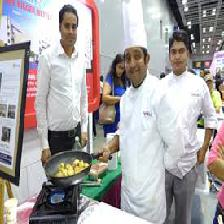
#> input picture components/stitching/out.png, 224 x 224 px
$ python -i stitching.py   (imports and definitions only)
#> lines starting #> are read from the running program, lines starting #| are printed output that depends on the picture; pictures that were not available may be replaced by others from this repository, and a replacement may not be noted
import os
import sys
os.environ['OPENCV_IO_MAX_IMAGE_PIXELS']=str(2**64)
import cv2
import numpy as np
import time
import shutil
from pathlib import Path

_DEBUG_ = sys.stdin.isatty();

def _join(base, path):
    return os.path.join(base, path);

# [6 lines left out: function _getFirstFile, not called in this run]

def loopstitch(inputDir, outputPath):
#> called with outputPath = 'out.png'
    fileList = os.listdir(inputDir);
    shutil.copy(_join(inputDir, fileList[0]), outputPath)

    for indx, f in enumerate(fileList, start = 1):
        if (indx > len(fileList) - 1):
            break
        img_left = outputPath
        img_right = _join(inputDir, fileList[indx])
        comp = stitch(img_left, img_right)
        if (_DEBUG_):
           print("write to " + outputPath)
        ## command to save the composite
        cv2.imwrite(outputPath, comp)

    comp_rotate = rotate_img(cv2.imread(outputPath), 90)
    cv2.imwrite(outputPath, comp_rotate)
    if (_DEBUG_):
       print("comp_rotate written")
    return comp_rotate

# [69 lines left out: functions stitch, trim, not called in this run]

def rotate_img(image, angle):
    # grab the dimensions of the image and then determine the
    # center
#> called with angle = 90
    (h, w) = image.shape[:2]
#> h = 224; w = 224
    (cX, cY) = (w // 2, h // 2)
#> cX = 112; cY = 112

    # grab the rotation matrix (applying the negative of the
    # angle to rotate clockwise), then grab the sine and cosine
    # (i.e., the rotation components of the matrix)
    M = cv2.getRotationMatrix2D((cX, cY), angle, 1.0)
#> M = [[6.12e-17, 1, -1.42e-14], [-1, 6.12e-17, 224]]
    cos = np.abs(M[0, 0])
#> cos = 6.12e-17
    sin = np.abs(M[0, 1])
#> sin = 1

    # compute the new bounding dimensions of the image
    nW = int((h * sin) + (w * cos))
#> nW = 224
    nH = int((h * cos) + (w * sin))
#> nH = 224

    # adjust the rotation matrix to take into account translation
    M[0, 2] += (nW / 2) - cX
    M[1, 2] += (nH / 2) - cY

    # perform the actual rotation and return the image
    return cv2.warpAffine(image, M, (nW, nH))
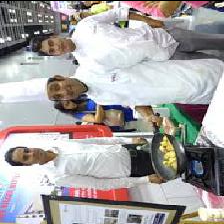
#> returned value: shape (224, 224, 3); mean of channels 0, 1, 2 162.5, 162.7, 166.7; drawn as B, G, R

def finalize_img(image):
    return rotate_img(image,180)

def loopstitch_wrapper(path, outputFile):
    comp = loopstitch(path, outputFile)
    if (_DEBUG_):
       cv2.imshow("composite image", comp)
    return comp

# [36 lines left out: function stitching_main, not called in this run]

# [12 lines not run here, left out]

>>> result = loopstitch_wrapper('../analysis/idenprof/test/chef/chef-109.jpg', 'out.png')

$ run again, on components/stitching/out.png
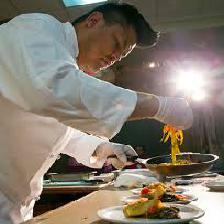
#> input picture components/stitching/out.png, 224 x 224 px
#> h = 224
#> cX = 112
#> M = [[6.12e-17, 1, -1.42e-14], [-1, 6.12e-17, 224]]
#> cos = 6.12e-17
#> sin = 1
#> nW = 224
#> in rotate_img, `return cv2.warpAffine(image, M, (nW, nH))`:
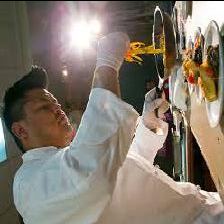
#> returned value: shape (224, 224, 3); mean of channels 0, 1, 2 108.5, 120.9, 130.8; drawn as B, G, R

$ run again, on components/stitching/out.png
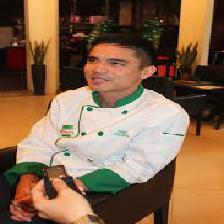
#> input picture components/stitching/out.png, 224 x 224 px
#> h = 224
#> cX = 112
#> M = [[6.12e-17, 1, -1.42e-14], [-1, 6.12e-17, 224]]
#> cos = 6.12e-17
#> sin = 1
#> nW = 224
#> in rotate_img, `return cv2.warpAffine(image, M, (nW, nH))`:
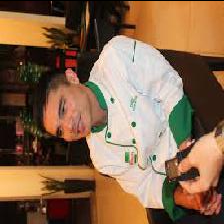
#> returned value: shape (224, 224, 3); mean of channels 0, 1, 2 76.8, 103, 134.2; drawn as B, G, R

$ run again, on components/stitching/out.png
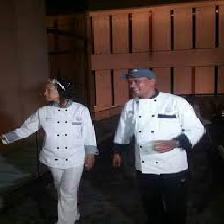
#> input picture components/stitching/out.png, 224 x 224 px
#> h = 224
#> cX = 112
#> M = [[6.12e-17, 1, -1.42e-14], [-1, 6.12e-17, 224]]
#> cos = 6.12e-17
#> sin = 1
#> nW = 224
#> in rotate_img, `return cv2.warpAffine(image, M, (nW, nH))`:
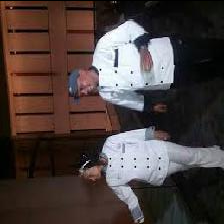
#> returned value: shape (224, 224, 3); mean of channels 0, 1, 2 61.7, 64.1, 75.9; drawn as B, G, R
